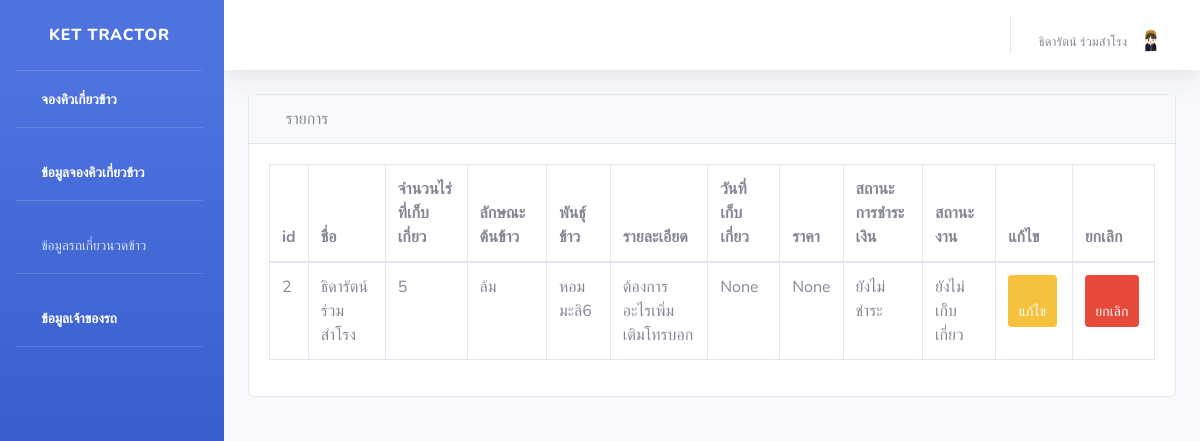
The page /showWork (signed in) on the database as committed earlier.
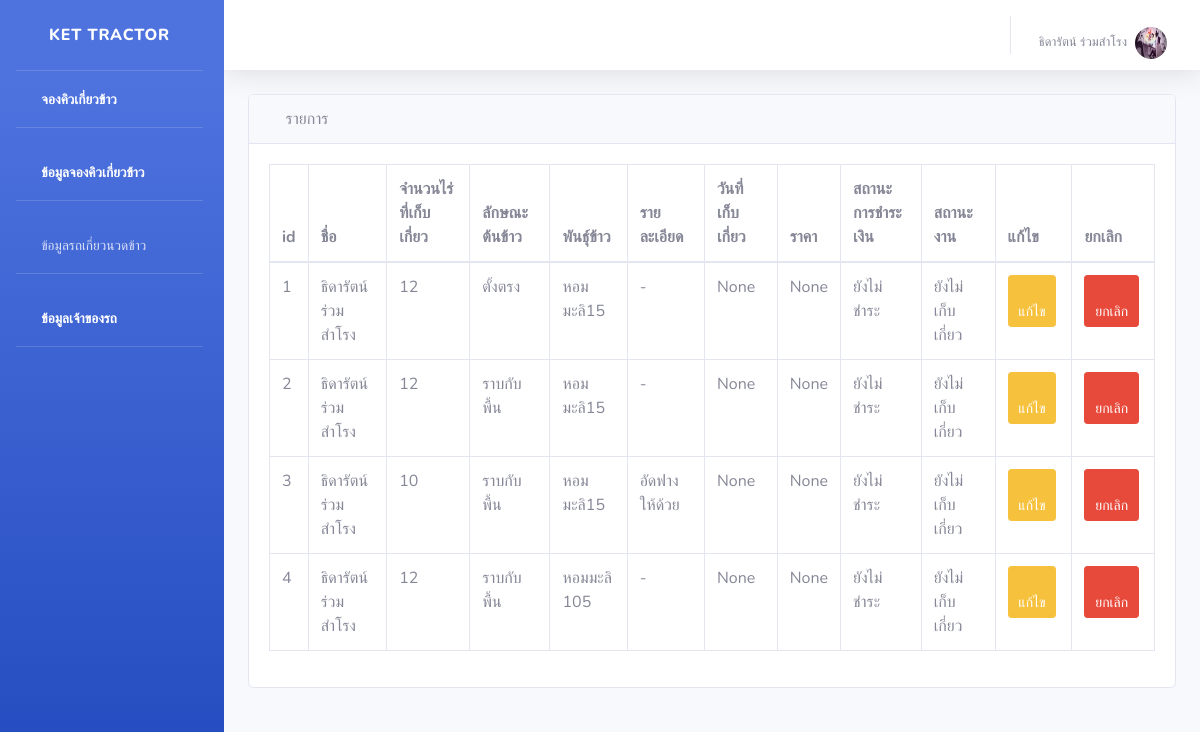
The same page on the database as committed later.
### api/models.py (models this page shows, shortened)
class Farmer(AbstractUser):
    id = models.AutoField(primary_key=True)
    farmer_name = models.CharField(max_length=1000, verbose_name = 'ชื่อ-สกุล')
    image = models.ImageField(upload_to='images/farmer',verbose_name = 'รูปโปรไฟล์')
    address = models.CharField(max_length=1000, verbose_name = 'ที่อยู่')
    phone = models.CharField(max_length=1000, verbose_name = 'เบอร์โทรศัพท์')
    email = models.CharField(max_length=1000)
    password = models.CharField(max_length=1000)
    def __str__(self):
        return f'{self.farmer_name}'
    class Meta:
        verbose_name = 'เกษตรกร'

class Work(models.Model):
    farmer_name = models.ForeignKey(Farmer, on_delete=models.CASCADE, null=True,  verbose_name='เกษตรกร')
    lat = models.CharField(max_length=1000, verbose_name='ละติจูด')
    lng = models.CharField(max_length=1000, verbose_name='ลองติจูด')
    area = models.CharField(max_length=1000, verbose_name='พื้นที่ (ไร่)')
    rice_type = models.ForeignKey(Rice_type, on_delete=models.CASCADE, null=True, default=1, verbose_name='ลักษณะข้าวที่จะให้เกี่ยว')
    rice = models.CharField(max_length=1000, null=True, verbose_name='พันธุ์ข้าว')
    start_time = models.DateTimeField(blank=True, null=True)
    workDetail = models.TextField(max_length=1000, null=True,  verbose_name='รายละเอียด')
    price = models.CharField(max_length=1000, null=True, verbose_name='จำนวนเงิน (บาท)')
    money_status = models.ForeignKey(Money_status, on_delete=models.CASCADE, default=1,null=True, verbose_name='สถานะการชำระเงิน') # ให้นิยามเพิ่มเติม
    work_status = models.ForeignKey(Work_status, on_delete=models.CASCADE, default=1,null=True, verbose_name='สถานะงาน') # รับ ไม่รับ จ่าย
    def __str__(self):
         return f'{self.area} {self.rice_type} {self.rice}'
    class Meta:
        verbose_name = 'งานที่ต้องเก็บเกี่ยว'

class Rice_type(models.Model):
    id = models.AutoField(primary_key=True)
    rice_type = models.CharField(max_length=100)
    def __str__(self):
         return f'{self.rice_type}'
    class Meta:
        verbose_name = 'ลักษณะข้าวที่จะให้เกี่ยว'

class Money_status(models.Model):
    id = models.AutoField(primary_key=True)
    money_status = models.CharField(max_length=100, verbose_name = 'สถานะการชำระเงิน')
    def __str__(self):
         return f'{self.money_status}'
    class Meta:
        verbose_name = 'สถานะการชำระเงิน'

class Work_status (models.Model):
    id = models.AutoField(primary_key=True)
    work_status  = models.CharField(max_length=100, verbose_name="สถานะงาน")
    def __str__(self):
         return f'{self.work_status}'
    class Meta:
        verbose_name = 'สถานะงาน'

### api/views.py (the view)
# urls.py: path('showWork',views.showWork),
def showWork(request):
    works = Work.objects.filter(farmer_name = request.user)
    page = request.GET.get('page',1)
    paginator = Paginator(works, 1) # So limited to 25 profiles in a page
    print("____________",page,paginator,"___________________-")
    try:
        works_p = paginator.page(page)
    except PageNotAnInteger:
        works_p = paginator.page(1)
    except EmptyPage:
        works_p = paginator.page(paginator.num_pages)
    print(works)
    return render(request, 'api/showWork.html', {
        'works': works,
        'works_p': works_p,
        'paginator': paginator
    })

### api/templates/api/showWork.html (shortened to what this page needs)
{% extends 'api/base.html' %}
{% block content %}
<div id="content-wrapper">
  <div class="container-fluid">
      <div class="card mb-3">
          <div class="card-header">
              <i class="fas fa-table"></i>
              รายการ
          </div>
          <div class="card-body">
               <div class="table-responsive">
                  <table class="table table-bordered" id="dataTable" width="100%" cellspacing="0" align="center">
                      <thead>
                      <tr>
                        <th>id</th>
                        <th>ชื่อ</th>
                          <th>จำนวนไร่ที่เก็บเกี่ยว</th>
                          <th>ลักษณะต้นข้าว</th>
                          <th>พันธุ์ข้าว</th>
                          <th>รายละเอียด</th>
                          <th>วันที่เก็บเกี่ยว</th>
                          <th>ราคา</th>
                          <th>สถานะการชำระเงิน</th>
                          <th>สถานะงาน</th>
                          <th>แก้ไข</th>
                          <th>ยกเลิก</th>
                      </tr>
                      </thead>
                      <tbody>
                      {% for work in works %}
                          <tr>
                            <td>{{ work.id }}</td>
                            <td>{{ work.farmer_name }} </td>
                              <td>{{ work.area }}</td>
                              <td>{{ work.rice_type }}</td>
                              <td>{{ work.rice }}</td>
                              <td>{{ work.workDetail }}</td>
                              <td>{{ work.start_time }}</td>
                              <td>{{ work.price }}</td>
                              <td>{{ work.money_status }}</td>
                              <td>{{ work.work_status }}</td>
                            <td> <a class="btn btn-sm btn-warning" href="/editShowWork/{{work.id}}" > <span class="fa fa-edit"></span> แก้ไข</a></td>
                            <td><a class="btn btn-sm btn-danger"  href="/deleteShowWork/{{work.id}}" onclick="return confirm('ยืนยันการลบ ?')"><span class="fa fa-trash" ></span> ยกเลิก</a></td>
                          </tr>
                      {% endfor %}
                      </tbody>
                    </table>
                </div>
                </div>
                </div>
                </div>
                {% endblock %}

### api/templates/api/base.html (shortened to what this page needs)
<!DOCTYPE html>
{% load static %}
<html lang="en">
<head>
    <link rel="stylesheet" type="text/css" href="{% static 'api/css/styles.css' %}">
    <link href="{% static 'api/vendor/fontawesome-free/css/all.min.css'%}" rel="stylesheet" type="text/css">
    <link href="{% static 'api/css/sb-admin-2.min.css'%}" rel="stylesheet">
</head>
<body id="page-top">
    <div id="wrapper">
        <ul class="navbar-nav bg-gradient-primary sidebar sidebar-dark accordion" id="accordionSidebar">
            <a class="sidebar-brand d-flex align-items-center justify-content-center" href="/index">
                <div class="sidebar-brand-text mx-3">Ket Tractor</div>
            </a>
            <hr class="sidebar-divider my-0">
            {% if user.is_authenticated %}
            <li class="nav-item active">
                <a class="nav-link" href="/addWork">
                    <i class="fas fa-fw fa-tachometer-alt"></i>
                    <span>จองคิวเกี่ยวข้าว</span></a>
            </li>
             <hr class="sidebar-divider">
             <li class="nav-item active">
                <a class="nav-link" href="/showWork">
                    <i class="fas fa-fw fa-tachometer-alt"></i>
                    <span>ข้อมูลจองคิวเกี่ยวข้าว</span></a>
            </li>
            {% endif %}
           <hr class="sidebar-divider">
             <li class="nav-item">
                <a class="nav-link collapsed" href="#" data-toggle="collapse" data-target="#collapseTwo"
                    aria-expanded="true" aria-controls="collapseTwo">
                    <i class="fas fa-fw fa-cog"></i>
                    <span>ข้อมูลรถเกี่ยวนวดข้าว</span>
                </a>
             <div id="collapseTwo" class="collapse" aria-labelledby="headingTwo" data-parent="#accordionSidebar">
                    <div class="bg-white py-2 collapse-inner rounded">
             <li class="nav-item active">
             <hr class="sidebar-divider">
                <a class="nav-link" href="/profileAdmin">
                    <i class="fas fa-fw fa-tachometer-alt"></i>
                    <span>ข้อมูลเจ้าของรถ</span></a>
            </li>
            <hr class="sidebar-divider">
        </ul>
        <div id="content-wrapper" class="d-flex flex-column">
            <div id="content">
                <nav class="navbar navbar-expand navbar-light bg-white topbar mb-4 static-top shadow">
                    <ul class="navbar-nav ml-auto">
                        <li class="nav-item dropdown no-arrow">
                     {% if user.is_authenticated %}
                <a href="#" class="nav-link dropdown-toggle" data-toggle="dropdown" role="button" aria-haspopup="true"
                aria-expanded="false">
               <span class="mr-2 d-none d-lg-inline text-gray-600 small">{{user.farmer_name}}  </span>
                <img class="img-profile rounded-circle"
                src="{{user.image.url}} " >
            </a>
                        </li>
                    </ul>
                     {% else %}
                  <li class="nav-item"><a class="nav-link" href="/login">เข้าสู่ระบบ</a></li>
                  <li class="nav-item"><a class="nav-link" href="/register">สมัครสมาชิก</a></li>
                </ul>
			   	</li>
                   {% endif %}
                </nav>
                {% block content %}
                {% endblock %}
        </div>
    </div>
</body>
</html>

### api/static/api/css/styles.css (style rules this page uses)
body { font-family: "ptsans", "Lato", "Helvetica Neue", Helvetica, Arial, sans-serif; }
.btn { outline: none; color: black; background-color: transparent; box-shadow: 0 0 0 0; margin-right: 3px; }
ul { height: 100%; padding: 0px 5px 0px 20px; }
a { color: #17a2b8; }

Rows that differ between the two databases and show on the page:
changed Farmer "ธิดารัตน์ ร่วมสำโรง": image: a different picture
added Work: id "1", farmer_name "ธิดารัตน์ ร่วมสำโรง", area "12", rice_type "ตั้งตรง", rice "หอมมะลิ15", workDetail "-", start_time "None", price "None", money_status "ยังไม่ชำระ", work_status "ยังไม่เก็บเกี่ยว"
changed Work id 2: area "5" → "12"; rice_type "ล้ม" → "ราบกับพื้น"; rice "หอมมะลิ6" → "หอมมะลิ15"; workDetail "ต้องการอะไรเพิ่มเติมโทรบอก" → "-"
added Work: id "3", farmer_name "ธิดารัตน์ ร่วมสำโรง", area "10", rice_type "ราบกับพื้น", rice "หอมมะลิ15", workDetail "อัดฟางให้ด้วย", start_time "None", price "None", money_status "ยังไม่ชำระ", work_status "ยังไม่เก็บเกี่ยว"
added Work: id "4", farmer_name "ธิดารัตน์ ร่วมสำโรง", area "12", rice_type "ราบกับพื้น", rice "หอมมะลิ 105", workDetail "-", start_time "None", price "None", money_status "ยังไม่ชำระ", work_status "ยังไม่เก็บเกี่ยว"
